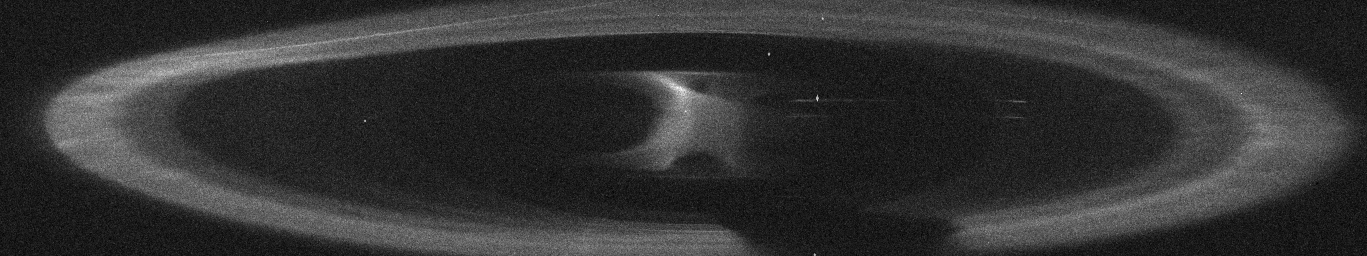
#> input picture data/cropped/crop01.png, 1367 x 256 px; its folder holds only this picture in this run
$ python binarized_script.py   (Python 2 division)   (older library calls are emulated)
#> lines starting #> are read from the running program, lines starting #| are printed output that depends on the picture
### useful_functions.py
# -*- coding: utf-8 -*-
"""
Created on Tue Jul 31 22:32:02 2018

@author: Toffer
"""
import os
import glob
import numpy as np
from scipy.misc import imread

def get_files(directory, ext='.asc'):
    # Get all the .asc file names in the specified directory
    directory += '*'+ext
    files = glob.glob(directory)
    return files

def convert_to_img(data):
    # Scale the range of values down to the range of 0-255 to display as image
    maximum = np.amax(data)
    minimum = np.amin(data)
    span = maximum-minimum
    scaled = (data-minimum).astype(float)
    if span != 0:
        scaled /= float(span)
    else:
        return data
    scaled *= 255
    scaled[np.isnan(scaled)] = 0
    return scaled.astype(int)

# [6 lines left out: function threshold, not called in this run]

def set_range_start_to_zero(data):
    data -= np.amin(data)
    return data

def get_data(file_name):
#> called with file_name = 'data/cropped/crop01.png'
    file_name, ext = os.path.splitext(file_name)
    if ext == '.asc':
        with open(file_name+ext, 'r') as fr:
            data = fr.readlines()
            data = np.array([line.strip().split('\t') for line in data])
            data = data.astype(np.float)[:,1:]
    else:
        data = imread(file_name+ext, flatten=True)
#> data: shape (256, 1367) float32; min 0, max 255, mean 50.7

    return data#set_range_start_to_zero(data)

# [13 lines left out: functions get_data_raw, image_histogram, not called in this run]

def translate(data, rightMin, rightMax):
    # Figure out how 'wide' each range is
    leftSpan = np.amax(data) - np.amin(data)
    rightSpan = rightMax - rightMin

    # Convert the left range into a 0-1 range (float)
    valueScaled = (data - np.amin(data)) / float(leftSpan)

    # Convert the 0-1 range into a value in the right range.
    return  (rightMin + (valueScaled * rightSpan)).astype(int)

def hist(data, bins=256):
    hist = np.zeros(bins)
    a = translate(data, 0, bins-1)
    data = convert_to_img(data)

    for row in a:
        for pixel_value in row:
            hist[pixel_value] += 1

    hist.flatten()
    return hist

# [110 lines left out: functions get_line, seed_locations, not called in this run]

### binarized_script.py
# -*- coding: utf-8 -*-
"""
Created on Mon Aug  6 19:22:29 2018

@author: Toffer
"""
import os
import useful_functions as uf
import numpy as np
from scipy import ndimage
from scipy.signal import wiener, decimate
from skimage import exposure
from matplotlib import pyplot as plt

def denoise(img):
    tmp = ndimage.minimum_filter(img, 3)
    tmp = wiener(tmp, 2)
    tmp = ndimage.maximum_filter(tmp, 2)
    tmp = ndimage.rank_filter(tmp, 2, 2)
    tmp = ndimage.gaussian_filter(tmp, 0.5)
    return tmp

def denoise_log(img, log=0.25):
    tmp = exposure.adjust_log(img, log)
    tmp = ndimage.minimum_filter(tmp, 3)
    tmp = ndimage.maximum_filter(tmp, 5)
    tmp = ndimage.uniform_filter(tmp, 3)
    tmp = wiener(tmp, 2)
    tmp = ndimage.median_filter(tmp, 3)
    tmp = ndimage.rank_filter(tmp, 1, 2)
    tmp = uf.convert_to_img(tmp)
    return tmp

fname = str(os.path.basename(__file__))
script_path = str(os.path.realpath(__file__))[:-len(fname)]
root_path = script_path+'data\\'
binarized_path = root_path+'binarized\\'
log_path = root_path+'log_binarized\\'
img_path = root_path+'cropped\\'

files = uf.get_files(img_path, ext='.png')

# Thresholding parameters
log_degree = 0.25
log_mult = 1.00
std_mult = 0.00

# Decimation parameters
dec_data = False
dec_filter = False
dec_factor = 2

cnt = 0
for data_file in files:
    print cnt
    data = uf.get_data(data_file).astype(int)
    dec_axis = 0 if data.shape[0]>data.shape[1] else 1
#> dec_axis = 1
    if dec_data:
        data = uf.convert_to_img(decimate(data, dec_factor, axis=dec_axis))

    filtered_log = denoise_log(data, log_degree)
#> in denoise_log, `tmp = exposure.adjust_log(img, log)`: tmp: shape (256, 1367) int64; every value is 0
#> in denoise_log, `tmp = wiener(tmp, 2)`: tmp: shape (256, 1367) float64; every value is NaN or infinite
#> in convert_to_img, `maximum = np.amax(data)`: maximum = nan
    filtered = denoise(data)
#> in denoise, `tmp = ndimage.minimum_filter(img, 3)`:
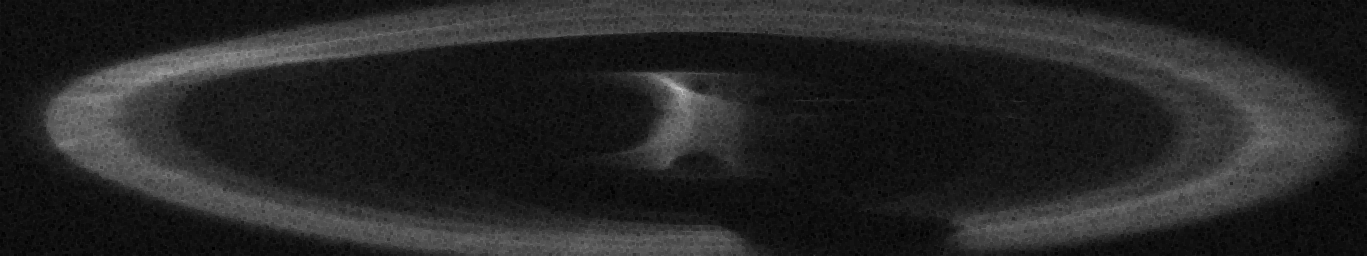
#> tmp: shape (256, 1367) int64; min 0, max 200, mean 37.6
    if dec_filter:
        filtered_log = decimate(filtered_log, dec_factor, axis=dec_axis)
        filtered = decimate(filtered, dec_factor, axis=dec_axis)

    data_hist = uf.hist(data)
#> in translate, `leftSpan = np.amax(data) - np.amin(data)`: leftSpan = 255
#> after the loop in hist, `for row in a:`: hist = 256 values, max 17094 at index 32, min 0 at index 1, mean 1367
#> data_hist has the same summary as hist in hist
    std_hist = uf.hist(filtered)
#> call 2 of translate, with rightMin = 0, rightMax = 255
#> in translate (call 2), `leftSpan = np.amax(data) - np.amin(data)`: leftSpan = 189.5
#> in translate (call 2), `valueScaled = (data - np.amin(data)) / float(leftSpan)`:
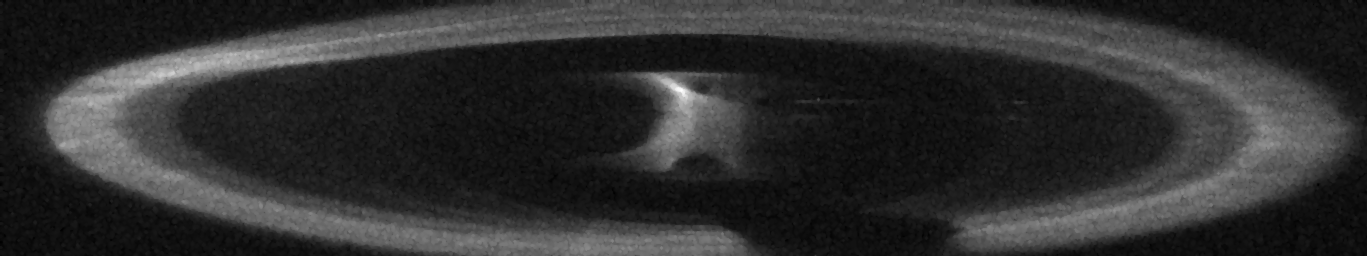
#> valueScaled: shape (256, 1367) float64; min 0, max 1, mean 0.188
#> std_hist = 256 values, max 13966 at index 19, min 0 at index 223, mean 1367
    log_hist = uf.hist(filtered_log)
#> in translate (call 3), `return  (rightMin + (valueScaled * rightSpan)).astype(int)`: returned value: shape (256, 1367) int64; every value is -9.22e+18
#> the loop in hist, `for row in a:` made 1 pass
#> after the loop in hist, `for row in a:`: hist = 256 values from 0 to 0
#> (the run stopped early here; a loop or call above may not have finished)

$ run again, on data/cropped/crop02.png
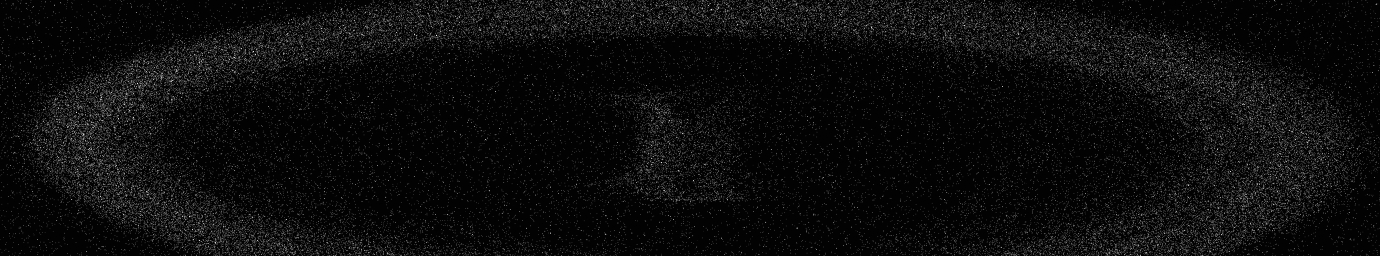
#> input picture data/cropped/crop02.png, 1380 x 256 px
#> maximum = nan
#> in denoise, `tmp = ndimage.minimum_filter(img, 3)`:
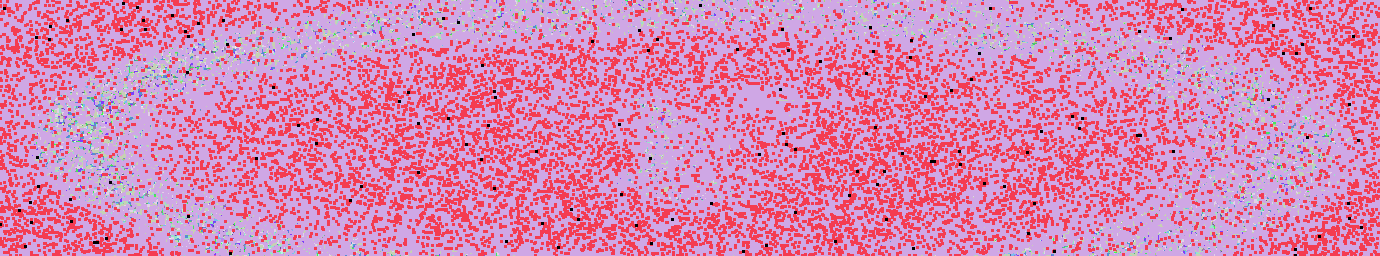
#> tmp: shape (256, 1380) int64; 44 distinct labels, from 0 to 51; one colour per label, 0 black
#> in denoise, `tmp = ndimage.rank_filter(tmp, 2, 2)`:
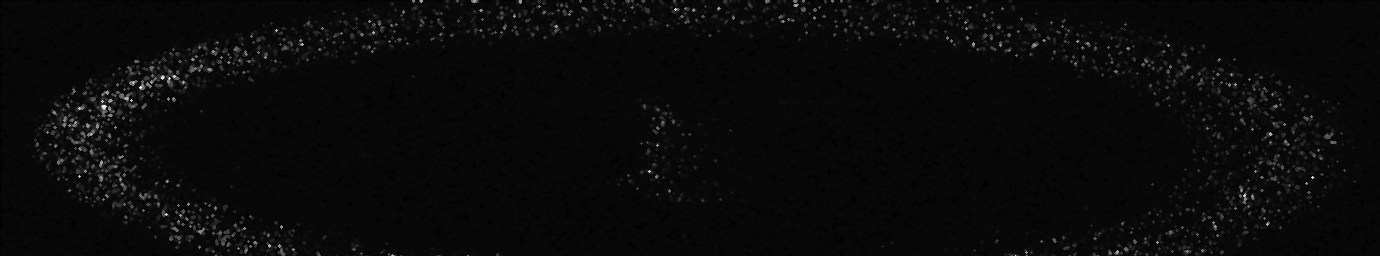
#> tmp: shape (256, 1380) float64; min 0.25, max 50.92, mean 2.4; drawn with min black and max white
#> leftSpan = 255
#> after the loop in hist, `for row in a:`: hist = 256 values, max 198394 at index 2, min 0 at index 33, mean 1380
#> data_hist has the same summary as hist in hist
#> std_hist = 256 values, max 182200 at index 8, min 0 at index 155, mean 1380
#> the loop in hist, `for row in a:` made 1 pass
#> after the loop in hist, `for row in a:`: hist = 256 values from 0 to 0
